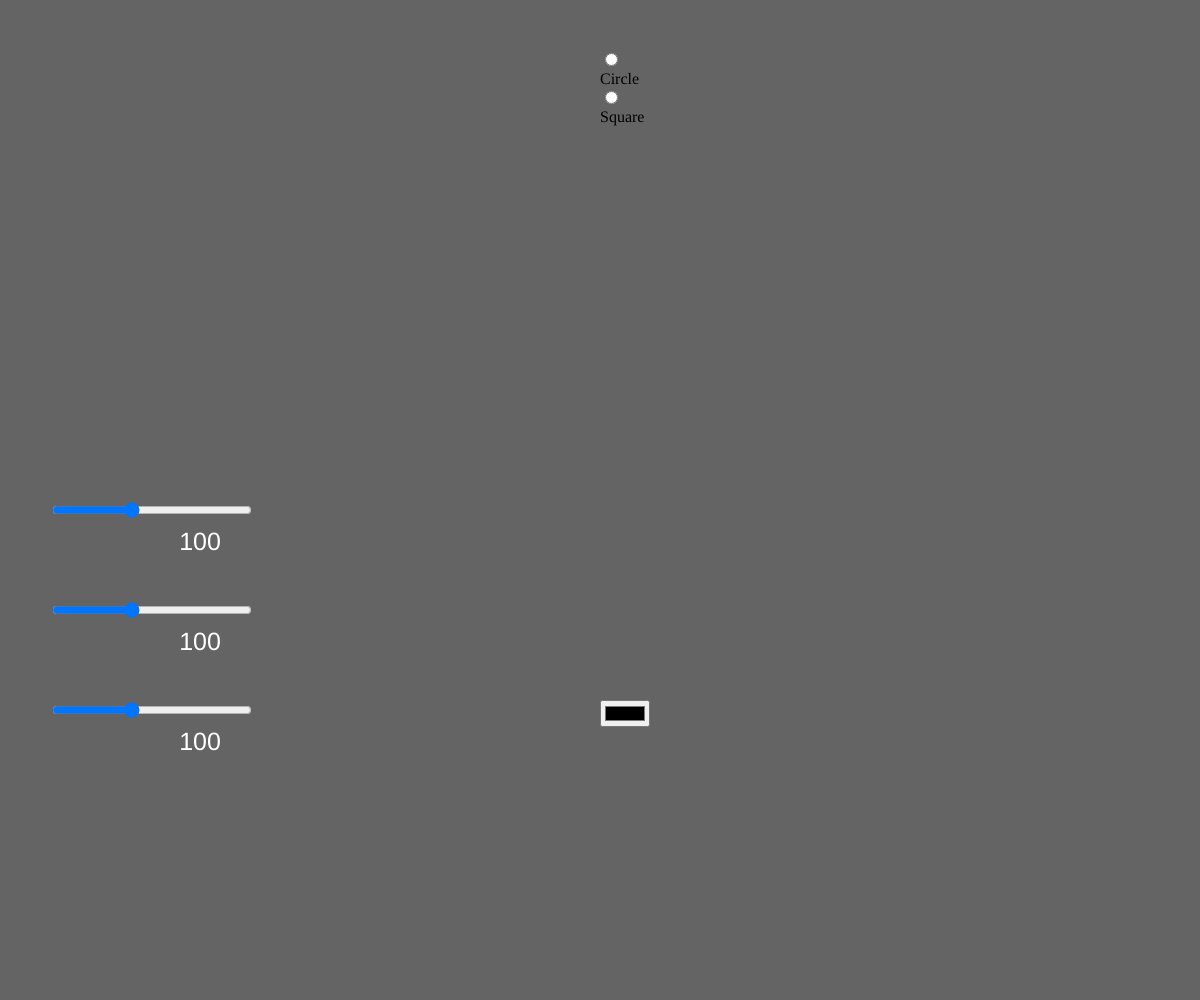
Frame 1 (no input)
Frame 60 (no input): identical to frame 1, image omitted
Frame 120 (the mouse pressed at the canvas centre since frame 60): identical to frame 1, image omitted

The p5.js sketch that drew this single still picture (run headless with seeded random() and noise() and a simulated clock; from frame 60 on, the mouse is pressed at the canvas centre):

// p5.js sketch
// ── sketch.js
// Project Title
// Your Name
// Date
//
// Extra for Experts:
// - describe what you did to take this project "above and beyond"

let slider1, slider2, slider3, radio, sColor;

function setup() {
  createCanvas(windowWidth, windowHeight);
  createSliders();
  createRadioB();
  cColorPicker();
}

function draw() {
  rectMode(CENTER);
  background(slider1.value(), slider2.value(), slider3.value());
  textSize(25);
  fill(255);
  text(slider1.value(), 200, 550);
  text(slider2.value(), 200, 650);
  text(slider3.value(), 200, 750);

  if (radio.value() === "Circle"){
    fill(sColor.value());
    ellipse(width/2, height/2, 200, 200);
  }
  if (radio.value() === "Square"){
    fill(sColor.value());
    rect(width/2, height/2, 200, 200);
  }

}

function createSliders(){
  //Slider 1
  slider1 = createSlider(0, 255, 100);
  slider1.position(50, 500);
  slider1.style('width', '200px');

  //Slider 2
  slider2 = createSlider(0, 255, 100);
  slider2.position(50, 600);
  slider2.style('width', '200px');

  //Slider 3
  slider3 = createSlider(0, 255, 100);
  slider3.position(50, 700);
  slider3.style('width', '200px');
}

function createRadioB(){
  radio = createRadio();
  radio.option('Circle');
  radio.option('Square');
  radio.style('width', '60px');
  radio.position(width/2, 50);
  textAlign(CENTER);
  fill(255, 0, 0);
}

function cColorPicker(){
  sColor = createColorPicker("#000000");
  sColor.position(width/2, 700);
}
